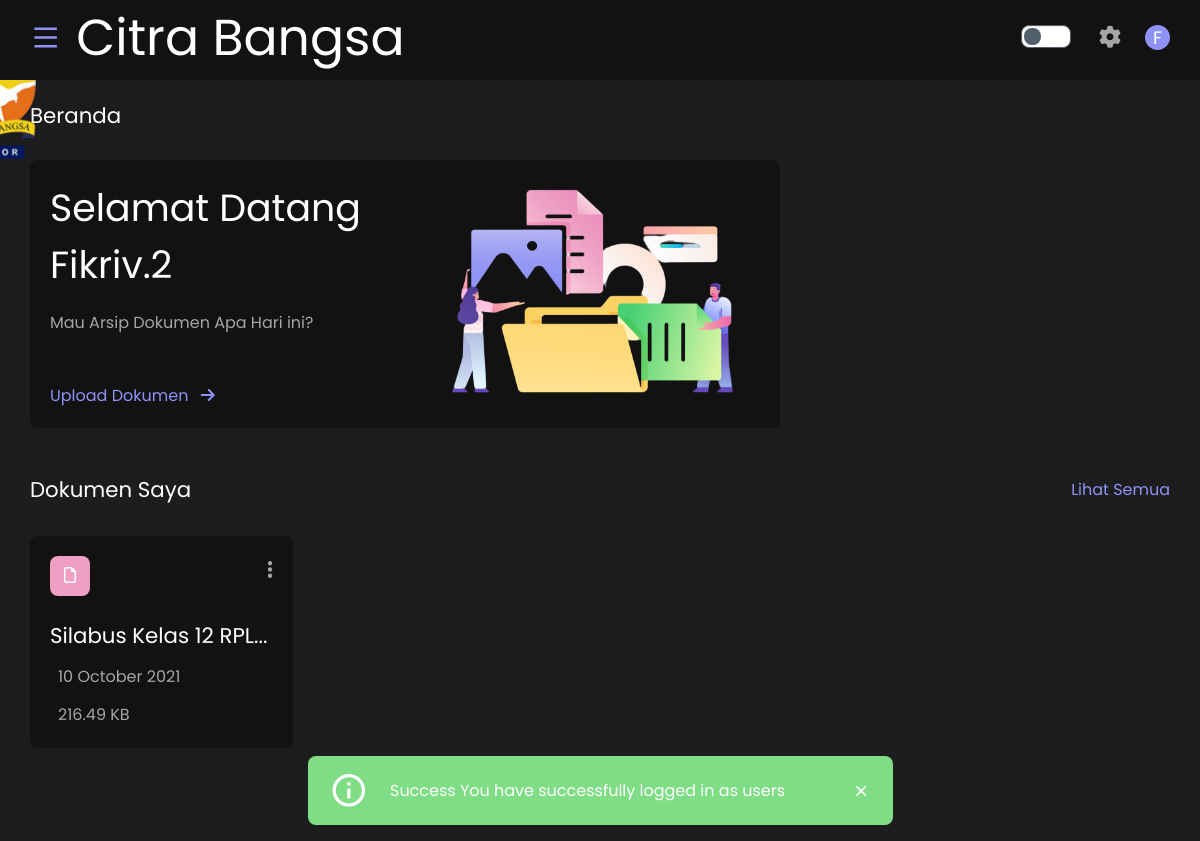
Screenshot of /public/Dashboard (signed in) with the database file from the repository.
### tables this page shows
CREATE TABLE `dokumen` (
  `no_dok` int(11) NOT NULL,
  `jenis_dok` varchar(128) NOT NULL,
  `lokasi` varchar(128) NOT NULL,
  `nama` varchar(128) NOT NULL,
  `deskripsi` text NOT NULL,
  `file` varchar(128) NOT NULL,
  `type_file` varchar(128) NOT NULL,
  `ukuran_file` int(11) NOT NULL,
  `tahun_ajaran` varchar(100) NOT NULL,
  `tanggal_upload` date NOT NULL,
  `akses` int(11) NOT NULL,
  `author` varchar(100) NOT NULL
);

### app/core/Controller.php (called while the page is built, shortened)
<?php
class Controller
{
    public function view($view, $data = [])
    {
        require_once '../app/views/' . $view . '.php';
    }
    public function model($model)
    {
        return new $model;
    }
}

### app/controllers/Dashboard.php (called while the page is built, shortened)
<?php
class Dashboard extends Controller
{
    public function index()
    {
        $data = [
            'title' => 'Beranda',
            'view' => $this->model('Document_model')->dokumenByAuthor($_SESSION['email']),
            'jenis' => $this->model('Document_model')->getAllDataJenis(),
            'storage' => $this->showSize(),
        ];
        $this->view('dashboard/index', $data);
    }
    public function convert_filesize($bytes, $decimals = 2)
    {
        $size = array('B', 'kB', 'MB', 'GB', 'TB', 'PB', 'EB', 'ZB', 'YB');
        $factor = floor((strlen($bytes) - 1) / 3);
        return sprintf("%.{$decimals}f", $bytes / pow(1024, $factor)) . @$size[$factor];
    }
    public function showSize()
    {
        $data = [
            'author' => $_SESSION['email']
        ];
        $sql = $this->model('Document_model')->getSumSize($data);
        $data = $this->convert_filesize($sql[0]['total']);
        return $data;
    }
}

### app/core/App.php (called while the page is built, shortened)
<?php
class App
{
    protected $method = 'index';
    protected $params = [];
    public function __construct()
    {
        $this->controller = new $this->controller;
        call_user_func_array([$this->controller, $this->method], $this->params);
    }
}

### public/index.php (called while the page is built, shortened)
<?php
$app = new App;

### app/core/Database.php (called while the page is built, shortened)
<?php
class Database
{
    private $host = DB_HOST;
    private $user = DB_USER;
    private $pass = DB_PASS;
    private $name = DB_NAME;
    private $dbh;
    private $stmt;
    public function __construct()
    {
        $dns = 'mysql:host=' . $this->host . ';dbname=' . $this->name;
        $option = [
            PDO::ATTR_PERSISTENT => TRUE,
            PDO::ATTR_ERRMODE => PDO::ERRMODE_EXCEPTION
        ];
        try {
            $this->dbh = new PDO($dns, $this->user, $this->pass, $option);
        } catch (PDOException $e) {
            die($e->getMessage());
        }
    }
    public function query($query)
    {
        $this->stmt = $this->dbh->prepare($query);
    }
    public function bind($param, $value, $type = null)
    {
        if (is_null($type)) {
            switch (true) {
                default:
                    $type = PDO::PARAM_STR;
            }
        }
        $this->stmt->bindValue($param, $value, $type);
    }
    public function execute()
    {
        $this->stmt->execute();
    }
    public function resultSet()
    {
        $this->execute();
        return $this->stmt->fetchAll(PDO::FETCH_ASSOC);
    }
}

### app/models/Document_model.php (called while the page is built, shortened)
<?php
class Document_model
{
    private $jenis = 'jenis';
    private $dokumen = 'dokumen';
    private $db;
    public function __construct()
    {
        $this->db = new Database;
    }
    public function getAllDataJenis()
    {
        try {
            $this->db->query("SELECT * FROM $this->jenis");
            return $this->db->resultSet();
        } catch (PDOException $e) {
            echo $e->getMessage();
        }
    }
    public function dokumenByAuthor($author)
    {
        try {
            $query = "SELECT * FROM $this->dokumen WHERE author= :author ORDER BY no_dok DESC LIMIT 8";
            $this->db->query($query);
            $this->db->bind('author', $author);
            return $this->db->resultSet();
        } catch (PDOException $e) {
            echo $e->getMessage();
        }
    }
    public function getSumSize($data)
    {
        try {
            $query = "SELECT SUM(ukuran_file) as total FROM $this->dokumen WHERE author= :author";
            $this->db->query($query);
            $this->db->bind('author', $data['author']);
            return $this->db->resultSet();
        } catch (PDOException $e) {
            echo $e->getMessage();
        }
    }
}

### app/views/dashboard/index.php (the view, shortened to what this page needs)
<div class="content-page">
    <div class="fixed-bottom">
        <div class="row justify-content-center">
            <div class="col-lg-6">
            </div>
        </div>
    </div>
    <div class=" container-fluid">
        <div class="row">
            <div class="col-lg-12">
                <div class="card-transparent card-block card-stretch card-height mb-3">
                    <div class="d-flex justify-content-between">
                        <div class="select-dropdown input-prepend input-append">
                            <h5 class="card-title"><?php echo $data['title']; ?></h5>
                        </div>
                    </div>
                </div>
            </div>
            <div class="col-lg-8">
                <div class="card card-block card-stretch card-height iq-welcome" style="background: url(<?php echo BASEURL; ?>/assets/images/layouts/mydrive/background.png) no-repeat scroll right center; background-color: #ffffff; background-size: contain;">
                    <div class="card-body property2-content">
                        <div class="d-flex flex-wrap align-items-center">
                            <div class="col-lg-6 col-sm-6 p-0">
                                <h3 class="mb-3">Selamat Datang <?php echo $_SESSION['first_name']; ?></h3>
                                <p class="mb-5">Mau Arsip Dokumen Apa Hari ini?</p>
                                <a href="#" data-toggle="modal" data-target="#uploadnewdokumen">Upload Dokumen <i class="fa fa-arrow-right ml-2"></i></a>
                            </div>
                        </div>
                    </div>
                </div>
            </div>
            <div class="col-lg-12">
                <div class="card card-block card-stretch card-transparent mt-3">
                    <div class="card-header d-flex justify-content-between pb-0">
                        <div class="header-title">
                            <h5 class="card-title">Dokumen Saya</h5>
                        </div>
                        <div class="card-header-toolbar d-flex align-items-center">
                            <a href="<?php echo BASEURL; ?>/document/viewallMe" class=" view-more">Lihat Semua</a>
                        </div>
                    </div>
                </div>
            </div>
            <?php if (!empty($data['view'])) : ?>
                <?php foreach ($data['view'] as $items) : ?>
                    <div class="col-md-6 col-sm-6 col-lg-3">
                        <div class="card card-block card-stretch card-height">
                            <div class="card-body">
                                <div class="d-flex justify-content-between">
                                    <a href="<?php echo BASEURL; ?>/document/viewDokMe/<?= $items['no_dok'] ?>" class="folder">
                                        <div class="icon-small bg-danger rounded mb-4">
                                            <i class="far fa-file"></i>
                                        </div>
                                    </a>
                                    <div class="card-header-toolbar">
                                        <div class="dropdown">
                                            <span class="dropdown-toggle" id="dropdownMenuButton2" data-toggle="dropdown">
                                                <i class="fa fa-ellipsis-v"></i>
                                            </span>
                                        </div>
                                    </div>
                                </div>
                                <a href="<?php echo BASEURL; ?>/document/viewDokMe/<?= $items['no_dok'] ?>" class="folder">
                                    <h5 class="mb-2">
                                        <?php echo substr($items['nama'], 0, 20) . '...'; ?>
                                    </h5>
                                    <p class="mb-2">
                                        <?php echo date('d F Y', strtotime($items['tanggal_upload'])); ?>
                                    </p>
                                    <p class="mb-0">
                                        <?php
                                        $size = $items['ukuran_file'];
                                        $units = array('B', 'KB', 'MB', 'GB', 'TB', 'PB', 'EB', 'ZB', 'YB');
                                        $power = $size > 0 ? floor(log($size, 1024)) : 0;
                                        echo number_format($size / pow(1024, $power), 2, '.', ',') . ' ' . $units[$power];
                                        ?>
                                    </p>
                                </a>
                            </div>
                        </div>
                    </div>
                <?php endforeach; ?>
            <?php else : ?>
                <p class="text-dark pl-3">Kamu Belum Mempunyai File..</p>
            <?php endif; ?>
        </div>
    </div>
</div>

### rows the page displays
dokumen: nama "Silabus Kelas 12 RPL", tanggal_upload "10 October 2021", $size/pow(1024,$power) "216.49", ukuran_file "KB"

### other values shown
substr($_SESSION['first_name'], 0, 1) "F"
$_SESSION['flash']['message'] "Success"
$_SESSION['flash']['action'] "You have successfully logged in as users"
$_SESSION['first_name'] "Fikriv.2"
